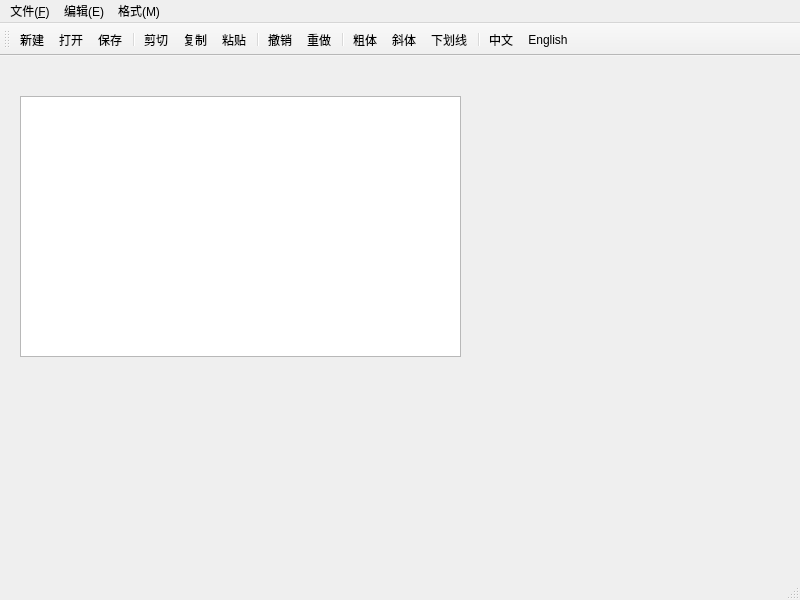
<?xml version="1.0" encoding="UTF-8"?>
<ui version="4.0">
 <class>MainWindow</class>
 <widget class="QMainWindow" name="MainWindow">
  <property name="geometry">
   <rect>
    <x>0</x>
    <y>0</y>
    <width>800</width>
    <height>600</height>
   </rect>
  </property>
  <property name="windowTitle">
   <string>MainWindow</string>
  </property>
  <widget class="QWidget" name="centralwidget">
   <widget class="QPlainTextEdit" name="plainTextEdit">
    <property name="geometry">
     <rect>
      <x>20</x>
      <y>40</y>
      <width>441</width>
      <height>261</height>
     </rect>
    </property>
   </widget>
  </widget>
  <widget class="QMenuBar" name="menu_Main">
   <property name="geometry">
    <rect>
     <x>0</x>
     <y>0</y>
     <width>800</width>
     <height>21</height>
    </rect>
   </property>
   <widget class="QMenu" name="menu_File">
    <property name="title">
     <string>文件(&amp;F)</string>
    </property>
    <addaction name="actionFile_Open"/>
    <addaction name="actionFile_New"/>
    <addaction name="actionFile_Save"/>
    <addaction name="separator"/>
    <addaction name="actionClose"/>
   </widget>
   <widget class="QMenu" name="menu_Edit">
    <property name="title">
     <string>编辑(E)</string>
    </property>
    <addaction name="actionEdit_Cut"/>
    <addaction name="actionEdit_Copy"/>
    <addaction name="actionEdit_Paste"/>
    <addaction name="actionEdit_Undo"/>
    <addaction name="actionEdit_Redo"/>
    <addaction name="separator"/>
    <addaction name="actionEdit_SeletcAll"/>
    <addaction name="actionEdit_Clear"/>
   </widget>
   <widget class="QMenu" name="menu_Format">
    <property name="title">
     <string>格式(M)</string>
    </property>
    <widget class="QMenu" name="menu_Format_Lang">
     <property name="title">
      <string>界面语言</string>
     </property>
     <addaction name="actionLang_CN"/>
     <addaction name="actionLang_EN"/>
    </widget>
    <addaction name="actionFont_Bold"/>
    <addaction name="actionFont_Italic"/>
    <addaction name="actionFont_Underline"/>
    <addaction name="separator"/>
    <addaction name="actionSys_ToggleText"/>
    <addaction name="menu_Format_Lang"/>
   </widget>
   <addaction name="menu_File"/>
   <addaction name="menu_Edit"/>
   <addaction name="menu_Format"/>
  </widget>
  <widget class="QStatusBar" name="statusbar"/>
  <widget class="QToolBar" name="toolBar">
   <property name="windowTitle">
    <string>toolBar</string>
   </property>
   <attribute name="toolBarArea">
    <enum>TopToolBarArea</enum>
   </attribute>
   <attribute name="toolBarBreak">
    <bool>false</bool>
   </attribute>
   <addaction name="actionFile_New"/>
   <addaction name="actionFile_Open"/>
   <addaction name="actionFile_Save"/>
   <addaction name="separator"/>
   <addaction name="actionEdit_Cut"/>
   <addaction name="actionEdit_Copy"/>
   <addaction name="actionEdit_Paste"/>
   <addaction name="separator"/>
   <addaction name="actionEdit_Undo"/>
   <addaction name="actionEdit_Redo"/>
   <addaction name="separator"/>
   <addaction name="actionFont_Bold"/>
   <addaction name="actionFont_Italic"/>
   <addaction name="actionFont_Underline"/>
   <addaction name="separator"/>
   <addaction name="actionLang_CN"/>
   <addaction name="actionLang_EN"/>
  </widget>
  <action name="actionEdit_Cut">
   <property name="icon">
    <iconset>
     <normalon>menu-ico/Cut.png</normalon>
    </iconset>
   </property>
   <property name="text">
    <string>剪切</string>
   </property>
   <property name="toolTip">
    <string>剪切到粘贴板</string>
   </property>
   <property name="shortcut">
    <string>Ctrl+X</string>
   </property>
  </action>
  <action name="actionEdit_Copy">
   <property name="icon">
    <iconset>
     <normalon>menu-ico/Copy.png</normalon>
    </iconset>
   </property>
   <property name="text">
    <string>复制</string>
   </property>
   <property name="toolTip">
    <string>复制到粘贴板</string>
   </property>
   <property name="shortcut">
    <string>Ctrl+C</string>
   </property>
  </action>
  <action name="actionEdit_Paste">
   <property name="icon">
    <iconset>
     <normalon>menu-ico/Paste.png</normalon>
    </iconset>
   </property>
   <property name="text">
    <string>粘贴</string>
   </property>
   <property name="toolTip">
    <string>从粘贴板粘贴</string>
   </property>
   <property name="shortcut">
    <string>Ctrl+V</string>
   </property>
  </action>
  <action name="actionFont_Bold">
   <property name="checkable">
    <bool>true</bool>
   </property>
   <property name="text">
    <string>粗体</string>
   </property>
   <property name="toolTip">
    <string>粗体</string>
   </property>
  </action>
  <action name="actionFont_Italic">
   <property name="checkable">
    <bool>true</bool>
   </property>
   <property name="text">
    <string>斜体</string>
   </property>
   <property name="toolTip">
    <string>斜体</string>
   </property>
  </action>
  <action name="actionFont_Underline">
   <property name="checkable">
    <bool>true</bool>
   </property>
   <property name="text">
    <string>下划线</string>
   </property>
   <property name="toolTip">
    <string>下滑线</string>
   </property>
  </action>
  <action name="actionClose">
   <property name="icon">
    <iconset>
     <normaloff>menu-ico/Close.png</normaloff>menu-ico/Close.png</iconset>
   </property>
   <property name="text">
    <string>关闭</string>
   </property>
   <property name="toolTip">
    <string>关闭本窗口</string>
   </property>
  </action>
  <action name="actionSys_ToggleText">
   <property name="text">
    <string>显示按钮文字</string>
   </property>
   <property name="toolTip">
    <string>显示工具栏按钮文字</string>
   </property>
  </action>
  <action name="actionEdit_Clear">
   <property name="icon">
    <iconset>
     <normaloff>menu-ico/New.png</normaloff>menu-ico/New.png</iconset>
   </property>
   <property name="text">
    <string>清空</string>
   </property>
   <property name="toolTip">
    <string>清空</string>
   </property>
  </action>
  <action name="actionEdit_Undo">
   <property name="text">
    <string>撤销</string>
   </property>
   <property name="toolTip">
    <string>撤销上次编辑操作</string>
   </property>
   <property name="shortcut">
    <string>Ctrl+Z</string>
   </property>
  </action>
  <action name="actionEdit_Redo">
   <property name="text">
    <string>重做</string>
   </property>
   <property name="toolTip">
    <string>重做上次操作</string>
   </property>
   <property name="shortcut">
    <string>Ctrl+Y</string>
   </property>
  </action>
  <action name="actionEdit_SeletcAll">
   <property name="text">
    <string>全选</string>
   </property>
   <property name="toolTip">
    <string>全选</string>
   </property>
   <property name="shortcut">
    <string>Ctrl+A</string>
   </property>
  </action>
  <action name="actionFile_New">
   <property name="text">
    <string>新建</string>
   </property>
   <property name="toolTip">
    <string>新建文件</string>
   </property>
   <property name="shortcut">
    <string>Ctrl+N</string>
   </property>
  </action>
  <action name="actionFile_Open">
   <property name="text">
    <string>打开</string>
   </property>
   <property name="toolTip">
    <string>打开文件</string>
   </property>
   <property name="shortcut">
    <string>Ctrl+O</string>
   </property>
  </action>
  <action name="actionFile_Save">
   <property name="icon">
    <iconset>
     <normaloff>menu-ico/Save.png</normaloff>menu-ico/Save.png</iconset>
   </property>
   <property name="text">
    <string>保存</string>
   </property>
   <property name="toolTip">
    <string>保存修改</string>
   </property>
   <property name="shortcut">
    <string>Ctrl+S</string>
   </property>
  </action>
  <action name="actionLang_CN">
   <property name="text">
    <string>中文</string>
   </property>
   <property name="toolTip">
    <string>中文界面</string>
   </property>
  </action>
  <action name="actionLang_EN">
   <property name="text">
    <string>English</string>
   </property>
   <property name="toolTip">
    <string>English Interface</string>
   </property>
  </action>
 </widget>
 <resources/>
 <connections>
  <connection>
   <sender>plainTextEdit</sender>
   <signal>undoAvailable(bool)</signal>
   <receiver>actionEdit_Undo</receiver>
   <slot>setEnabled(bool)</slot>
   <hints>
    <hint type="sourcelabel">
     <x>200</x>
     <y>301</y>
    </hint>
    <hint type="destinationlabel">
     <x>-1</x>
     <y>-1</y>
    </hint>
   </hints>
  </connection>
  <connection>
   <sender>plainTextEdit</sender>
   <signal>redoAvailable(bool)</signal>
   <receiver>actionEdit_Redo</receiver>
   <slot>setEnabled(bool)</slot>
   <hints>
    <hint type="sourcelabel">
     <x>200</x>
     <y>301</y>
    </hint>
    <hint type="destinationlabel">
     <x>-1</x>
     <y>-1</y>
    </hint>
   </hints>
  </connection>
  <connection>
   <sender>plainTextEdit</sender>
   <signal>modificationChanged(bool)</signal>
   <receiver>actionFile_Save</receiver>
   <slot>setEnabled(bool)</slot>
   <hints>
    <hint type="sourcelabel">
     <x>200</x>
     <y>301</y>
    </hint>
    <hint type="destinationlabel">
     <x>-1</x>
     <y>-1</y>
    </hint>
   </hints>
  </connection>
  <connection>
   <sender>actionEdit_Undo</sender>
   <signal>triggered()</signal>
   <receiver>plainTextEdit</receiver>
   <slot>undo()</slot>
   <hints>
    <hint type="sourcelabel">
     <x>-1</x>
     <y>-1</y>
    </hint>
    <hint type="destinationlabel">
     <x>200</x>
     <y>301</y>
    </hint>
   </hints>
  </connection>
  <connection>
   <sender>actionEdit_Redo</sender>
   <signal>triggered()</signal>
   <receiver>plainTextEdit</receiver>
   <slot>redo()</slot>
   <hints>
    <hint type="sourcelabel">
     <x>-1</x>
     <y>-1</y>
    </hint>
    <hint type="destinationlabel">
     <x>200</x>
     <y>301</y>
    </hint>
   </hints>
  </connection>
  <connection>
   <sender>actionEdit_SeletcAll</sender>
   <signal>triggered()</signal>
   <receiver>plainTextEdit</receiver>
   <slot>selectAll()</slot>
   <hints>
    <hint type="sourcelabel">
     <x>-1</x>
     <y>-1</y>
    </hint>
    <hint type="destinationlabel">
     <x>200</x>
     <y>301</y>
    </hint>
   </hints>
  </connection>
  <connection>
   <sender>actionEdit_Paste</sender>
   <signal>triggered()</signal>
   <receiver>plainTextEdit</receiver>
   <slot>paste()</slot>
   <hints>
    <hint type="sourcelabel">
     <x>-1</x>
     <y>-1</y>
    </hint>
    <hint type="destinationlabel">
     <x>200</x>
     <y>301</y>
    </hint>
   </hints>
  </connection>
  <connection>
   <sender>actionEdit_Cut</sender>
   <signal>triggered()</signal>
   <receiver>plainTextEdit</receiver>
   <slot>cut()</slot>
   <hints>
    <hint type="sourcelabel">
     <x>-1</x>
     <y>-1</y>
    </hint>
    <hint type="destinationlabel">
     <x>200</x>
     <y>301</y>
    </hint>
   </hints>
  </connection>
  <connection>
   <sender>actionEdit_Copy</sender>
   <signal>triggered()</signal>
   <receiver>plainTextEdit</receiver>
   <slot>copy()</slot>
   <hints>
    <hint type="sourcelabel">
     <x>-1</x>
     <y>-1</y>
    </hint>
    <hint type="destinationlabel">
     <x>200</x>
     <y>301</y>
    </hint>
   </hints>
  </connection>
  <connection>
   <sender>actionEdit_Clear</sender>
   <signal>triggered()</signal>
   <receiver>plainTextEdit</receiver>
   <slot>clear()</slot>
   <hints>
    <hint type="sourcelabel">
     <x>-1</x>
     <y>-1</y>
    </hint>
    <hint type="destinationlabel">
     <x>200</x>
     <y>301</y>
    </hint>
   </hints>
  </connection>
  <connection>
   <sender>actionClose</sender>
   <signal>triggered()</signal>
   <receiver>MainWindow</receiver>
   <slot>close()</slot>
   <hints>
    <hint type="sourcelabel">
     <x>-1</x>
     <y>-1</y>
    </hint>
    <hint type="destinationlabel">
     <x>399</x>
     <y>299</y>
    </hint>
   </hints>
  </connection>
 </connections>
</ui>
